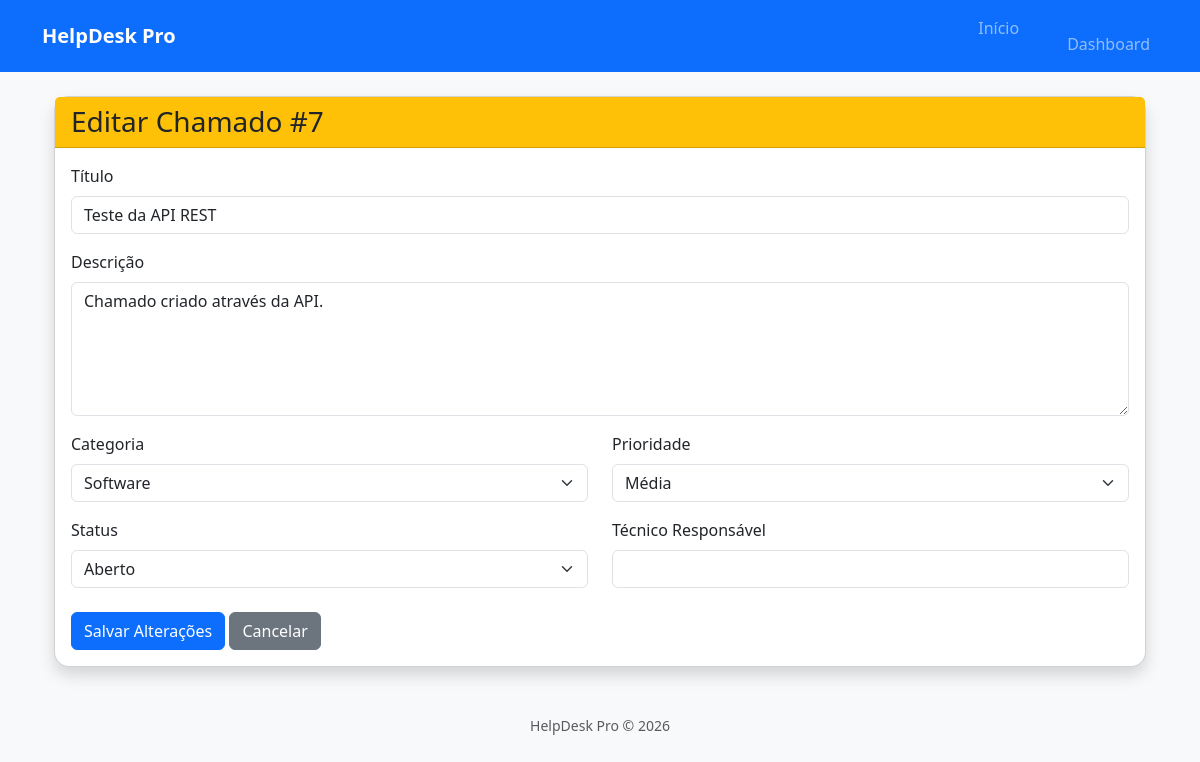
The page /chamados/editar/7 (signed in) on the database its author committed.
### models/chamado.py (models this page shows)
class Chamado(db.Model):
    __tablename__ = "chamados"
    id = db.Column(db.Integer, primary_key=True)
    titulo = db.Column(db.String(120), nullable=False)
    descricao = db.Column(db.Text, nullable=False)
    categoria = db.Column(db.String(50), nullable=False)
    prioridade = db.Column(db.String(20), nullable=False)
    status = db.Column(
        db.String(20),
        nullable=False,
        default="Aberto"
    )
    solicitante = db.Column(db.String(100), nullable=False)
    tecnico = db.Column(db.String(100))
    data_abertura = db.Column(
        db.DateTime,
        default=datetime.utcnow
    )
    data_fechamento = db.Column(
        db.DateTime
    )

### routes/chamados.py (the view, shortened to what this page needs)
@chamados_bp.route(
    "/chamados/editar/<int:id>",
    methods=["GET", "POST"]
)
@login_required
def editar_chamado(id):
    chamado = Chamado.query.get_or_404(id)
    return render_template(
        "chamados/editar.html",
        chamado=chamado
    )

### app.py (called while the page is built)
@login_manager.user_loader
def load_user(user_id):
    return Usuario.query.get(int(user_id))

### templates/chamados/editar.html (shortened to what this page needs)
{% extends "layout/base.html" %}
{% block conteudo %}
<div class="container mt-4">
    <div class="card shadow">
        <div class="card-header bg-warning">
            <h3 class="mb-0">
                Editar Chamado #{{ chamado.id }}
            </h3>
        </div>
        <div class="card-body">
            <form method="POST">
                <div class="mb-3">
                    <label class="form-label">Título</label>
                    <input
                        type="text"
                        name="titulo"
                        class="form-control"
                        value="{{ chamado.titulo }}"
                        required>
                </div>
                <div class="mb-3">
                    <label class="form-label">Descrição</label>
                    <textarea
                        name="descricao"
                        class="form-control"
                        rows="5"
                        required>{{ chamado.descricao }}</textarea>
                </div>
                <div class="row">
                    <div class="col-md-6">
                        <label class="form-label">Categoria</label>
                        <select
                            name="categoria"
                            class="form-select">
                            <option value="Software"
                                {% if chamado.categoria == "Software" %}selected{% endif %}>
                                Software
                            </option>
                        </select>
                    </div>
                    <div class="col-md-6">
                        <label class="form-label">Prioridade</label>
                        <select
                            name="prioridade"
                            class="form-select">
                            <option value="Média"
                                {% if chamado.prioridade == "Média" %}selected{% endif %}>
                                Média
                            </option>
                        </select>
                    </div>
                </div>
                <div class="row mt-3">
                    <div class="col-md-6">
                        <label class="form-label">Status</label>
                        <select
                            name="status"
                            class="form-select">
                            <option value="Aberto"
                                {% if chamado.status == "Aberto" %}selected{% endif %}>
                                Aberto
                            </option>
                        </select>
                    </div>
                    <div class="col-md-6">
                        <label class="form-label">Técnico Responsável</label>
                        <input
                            type="text"
                            name="tecnico"
                            class="form-control"
                            value="{{ chamado.tecnico or '' }}">
                    </div>
                </div>
                <div class="mt-4">
                    <button
                        type="submit"
                        class="btn btn-primary">
                        Salvar Alterações
                    </button>
                    <a
                        href="{{ url_for('chamados.listar_chamados') }}"
                        class="btn btn-secondary">
                        Cancelar
                    </a>
                </div>
            </form>
        </div>
    </div>
</div>
{% endblock %}

### static/css/style.css (style rules this page uses)
body { background:#f8f9fa; }
.card { border-radius:15px; }

### rows shown on the page
Chamado: id "7", titulo "Teste da API REST", descricao "Chamado criado através da API.", categoria "Software", prioridade "Média", status "Aberto"
